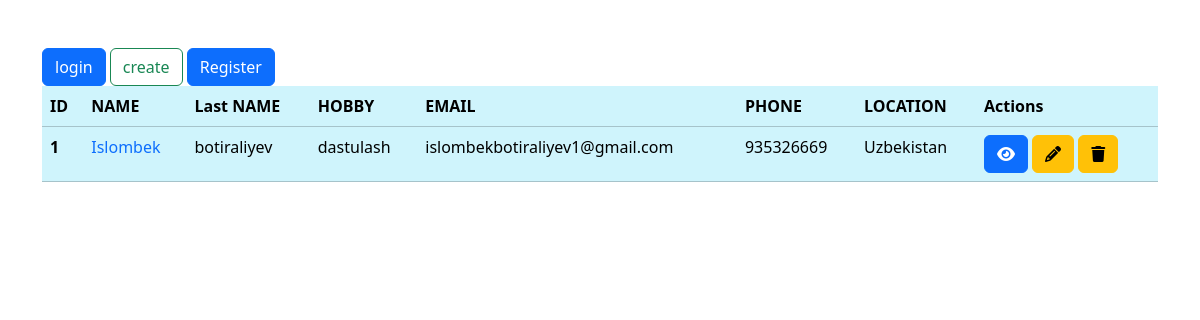
Page /profil/ on the earlier database version.
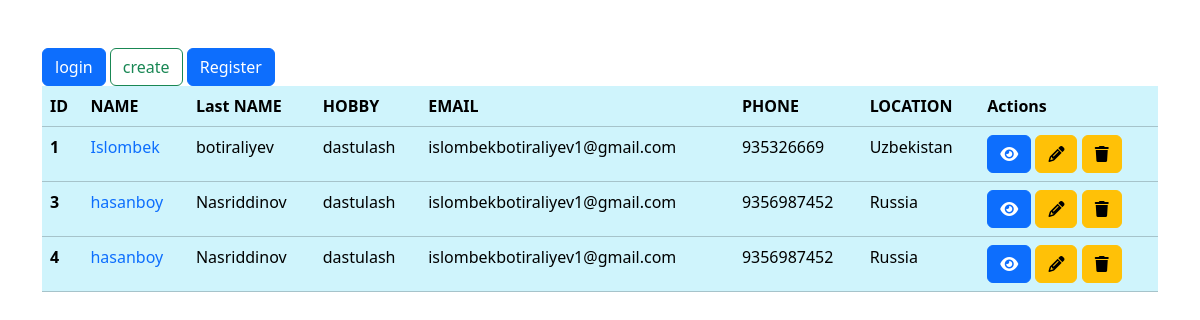
Same page on the later database version.
### users/models.py (models this page shows, shortened)
class Student(models.Model):
    name = models.CharField(max_length=100)
    last_name = models.CharField(max_length=100)
    email = models.CharField(max_length=100)
    location = models.CharField(max_length=100)
    hobby = models.ForeignKey(Hobby,on_delete=models.CASCADE,related_name='hoby')
    phone = models.IntegerField()
    image = models.ImageField(upload_to='student_images')

class Hobby(models.Model):
    name = models.CharField(max_length=100)

### users/views.py (the view)
# urls.py: path('profil/',prfil,name='profil'),
def prfil(request):
    student=Student.objects.all()
    return render(request, 'users/profil.html',context={"student":student})

### users/templates/users/profil.html
{% extends 'base.html' %}
{% block content %}
<div class="container mt-5">
    <a style="text-align: right;" class="btn btn-primary" href="{% url 'login'%}">login</a>
    <a style="text-align: right;" class="btn btn-outline-success" href="{% url 'student_create'%}">create</a>
    <a style="text-align: right;" class="btn btn-primary" href="{% url 'register' %}">Register</a>
    <table class="table table-info">
        <thead>
            <tr>
                <th scope="col">ID</th>
                <th scope="col">NAME</th>
                <th scope="col">Last NAME</th>
                <th scope="col">HOBBY</th>
                <th scope="col">EMAIL</th>
                <th scope="col">PHONE</th>
                <th scope="col">LOCATION</th>
                <th scope="col">Actions</th>
            </tr>
        </thead>
        <tbody>
            {% for student in student %}
            <tr>
                <th scope="row">{{ student.id }}</th>
                <td><a class="link-offset-2 link-underline link-underline-opacity-0" href="{% url 'read' student.id %}">{{ student.name }}</a></td>
                <td>{{ student.last_name }}</td>
                <td>{{ student.hobby.name }}</td>
                <td>{{ student.email }}</td>
                <td>{{ student.phone }}</td>
                <td>{{ student.location }}</td>
                <td>
                    <a class="btn btn-primary" href="{% url 'read' student.id %}"><i class="fa-solid fa-eye"></i></a>
                    <a class="btn btn-warning" href="{% url 'student_update' student.id %}"><i class="fa-solid fa-pencil-alt"></i></a>
                    <a class="btn btn-warning" href="{% url 'delete' student.id %}"><i class="fa-solid fa-trash"></i></a>
                </td>
            </tr>
            {% endfor %}
        </tbody>
    </table>
</div>
{% endblock content %}

### templates/base.html (shortened to what this page needs)
<!doctype html>
<html lang="en">
  <head>
    <link rel="stylesheet" href="https://cdnjs.cloudflare.com/ajax/libs/font-awesome/6.5.2/css/all.min.css" />
    <link href="https://cdn.jsdelivr.net/npm/bootstrap@5.3.3/dist/css/bootstrap.min.css" rel="stylesheet">
  </head>
  <body>
{% block content %}
{% endblock content %}
  </body>
</html>

Differences in the rows shown:
added Student: id "3", name "hasanboy", last_name "Nasriddinov", hobby.name "dastulash", email "islombekbotiraliyev1@gmail.com", phone "9356987452", location "Russia"
added Student: id "4", name "hasanboy", last_name "Nasriddinov", hobby.name "dastulash", email "islombekbotiraliyev1@gmail.com", phone "9356987452", location "Russia"
